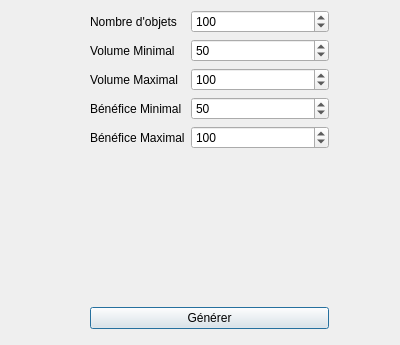
<?xml version="1.0" encoding="UTF-8"?>
<ui version="4.0">
 <class>Dialog</class>
 <widget class="QDialog" name="Dialog">
  <property name="geometry">
   <rect>
    <x>0</x>
    <y>0</y>
    <width>400</width>
    <height>345</height>
   </rect>
  </property>
  <property name="windowTitle">
   <string>Dialog</string>
  </property>
  <widget class="QWidget" name="verticalLayoutWidget">
   <property name="geometry">
    <rect>
     <x>90</x>
     <y>10</y>
     <width>239</width>
     <height>319</height>
    </rect>
   </property>
   <layout class="QVBoxLayout" name="verticalLayout">
    <item>
     <layout class="QFormLayout" name="formLayout">
      <item row="0" column="0">
       <widget class="QLabel" name="label">
        <property name="text">
         <string>Nombre d'objets</string>
        </property>
       </widget>
      </item>
      <item row="0" column="1">
       <widget class="QSpinBox" name="spinBox">
        <property name="maximum">
         <number>9999999</number>
        </property>
        <property name="value">
         <number>100</number>
        </property>
       </widget>
      </item>
      <item row="2" column="0">
       <widget class="QLabel" name="label_2">
        <property name="text">
         <string>Volume Minimal</string>
        </property>
       </widget>
      </item>
      <item row="2" column="1">
       <widget class="QSpinBox" name="spinBox_2">
        <property name="maximum">
         <number>999999999</number>
        </property>
        <property name="value">
         <number>50</number>
        </property>
       </widget>
      </item>
      <item row="3" column="0">
       <widget class="QLabel" name="label_3">
        <property name="text">
         <string>Volume Maximal</string>
        </property>
       </widget>
      </item>
      <item row="3" column="1">
       <widget class="QSpinBox" name="spinBox_3">
        <property name="maximum">
         <number>9999999</number>
        </property>
        <property name="value">
         <number>100</number>
        </property>
       </widget>
      </item>
      <item row="4" column="0">
       <widget class="QLabel" name="label_4">
        <property name="text">
         <string>Bénéfice Minimal</string>
        </property>
       </widget>
      </item>
      <item row="4" column="1">
       <widget class="QSpinBox" name="spinBox_4">
        <property name="maximum">
         <number>9999999</number>
        </property>
        <property name="value">
         <number>50</number>
        </property>
       </widget>
      </item>
      <item row="5" column="0">
       <widget class="QLabel" name="label_5">
        <property name="text">
         <string>Bénéfice Maximal</string>
        </property>
       </widget>
      </item>
      <item row="5" column="1">
       <widget class="QSpinBox" name="spinBox_5">
        <property name="maximum">
         <number>9999999</number>
        </property>
        <property name="value">
         <number>100</number>
        </property>
       </widget>
      </item>
     </layout>
    </item>
    <item>
     <widget class="QPushButton" name="pushButton">
      <property name="text">
       <string>Générer</string>
      </property>
     </widget>
    </item>
   </layout>
  </widget>
 </widget>
 <resources/>
 <connections/>
</ui>
